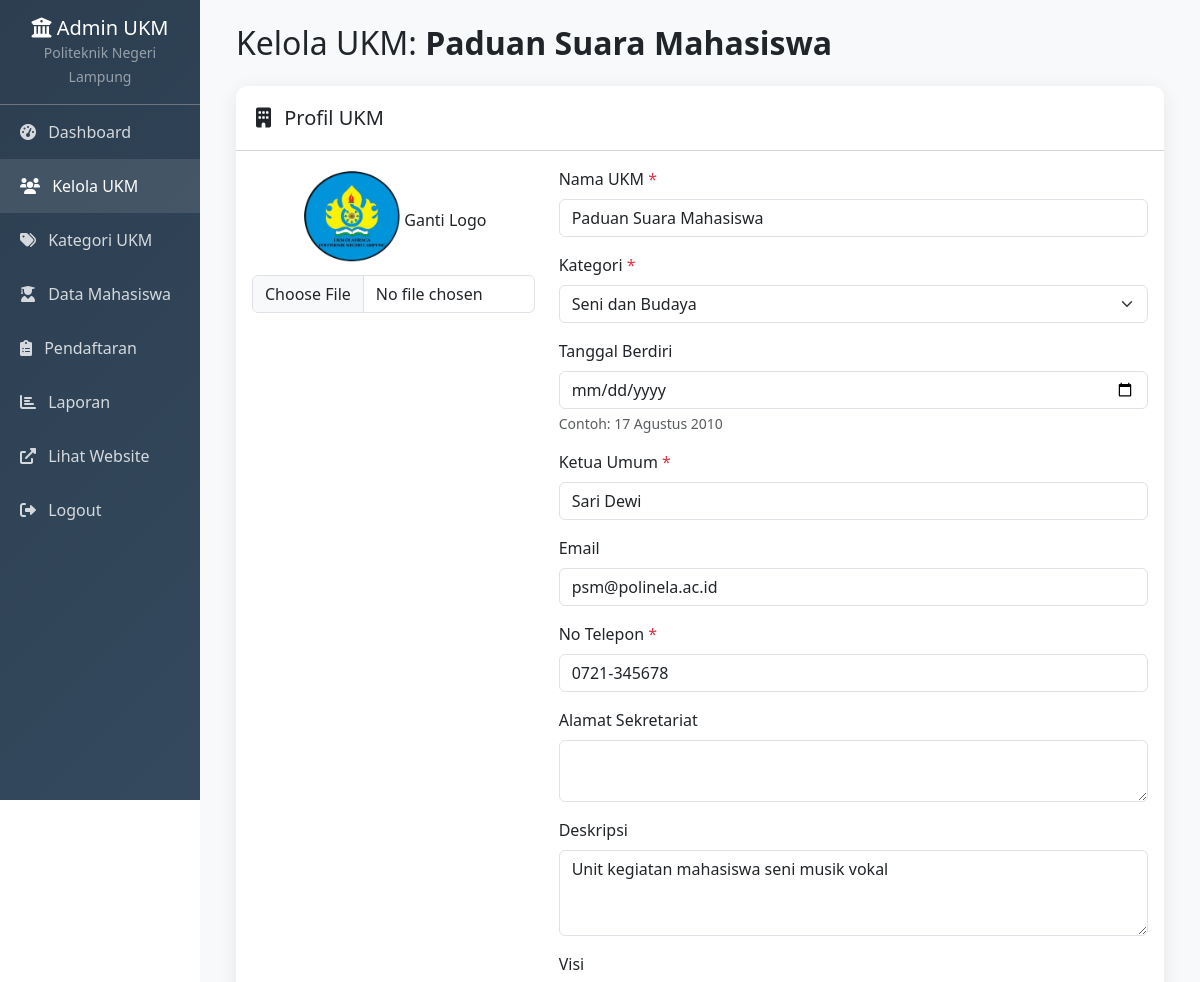
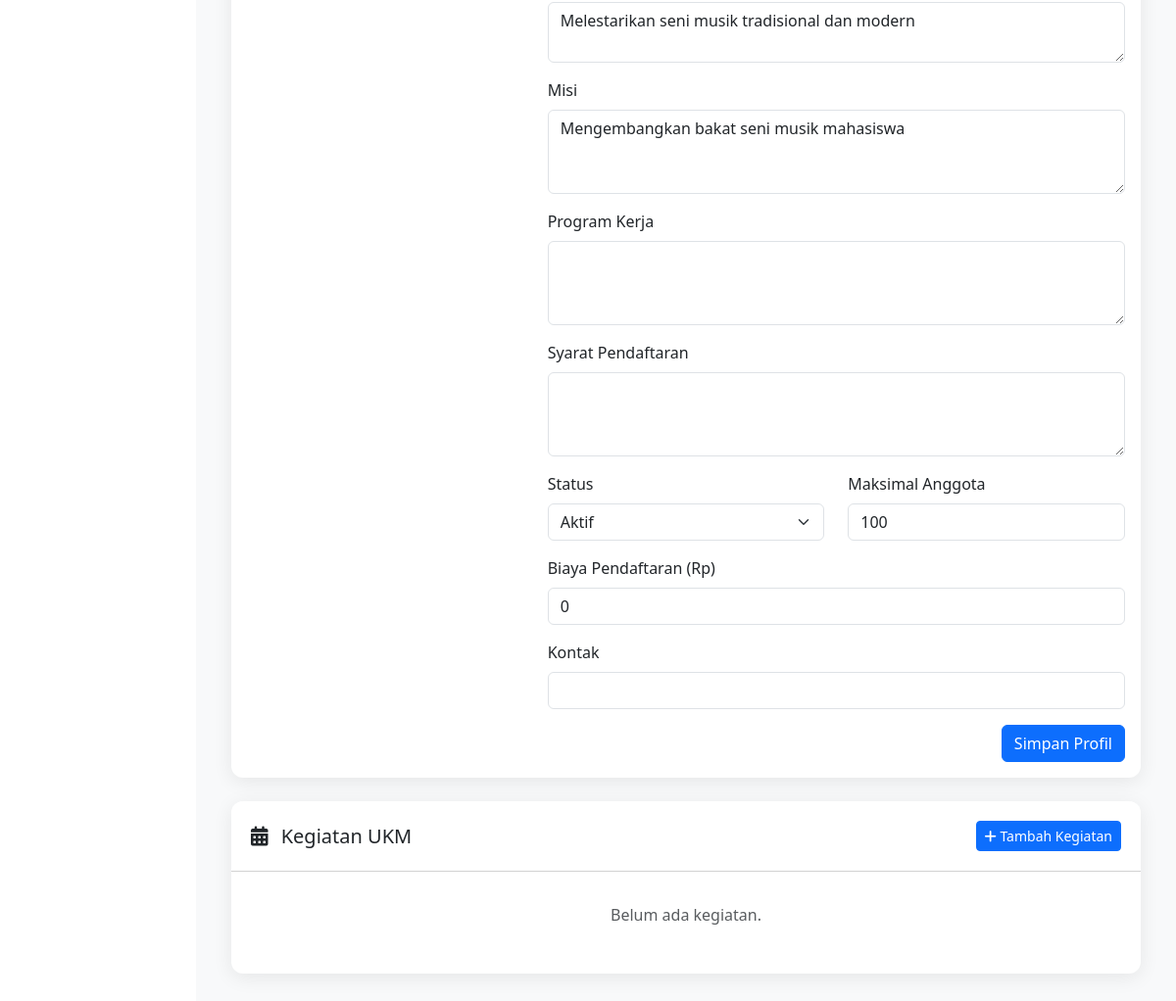
The app's page /admin/kelola_ukm.php (signed in) with its own data (2 pictures, top to bottom).
### tables this page shows
CREATE TABLE `ukm` (
  `id` int(11) NOT NULL,
  `nama_ukm` varchar(100) NOT NULL,
  `deskripsi` text DEFAULT NULL,
  `tahun_berdiri` date DEFAULT NULL,
  `kategori_id` int(11) DEFAULT NULL,
  `logo` varchar(255) DEFAULT NULL,
  `ketua_umum` varchar(100) DEFAULT NULL,
  `email` varchar(100) DEFAULT NULL,
  `no_telepon` varchar(20) DEFAULT NULL,
  `alamat_sekretariat` text DEFAULT NULL,
  `visi` text DEFAULT NULL,
  `misi` text DEFAULT NULL,
  `program_kerja` text DEFAULT NULL,
  `syarat_pendaftaran` text DEFAULT NULL,
  `status` enum('aktif','nonaktif') DEFAULT 'aktif',
  `max_anggota` int(11) DEFAULT 100,
  `biaya_pendaftaran` decimal(10,2) DEFAULT 0.00,
  `created_at` timestamp NOT NULL DEFAULT current_timestamp(),
  `updated_at` datetime DEFAULT NULL,
  `kontak` varchar(50) DEFAULT NULL,
  `admin_id` int(11) NOT NULL
);

CREATE TABLE `kategori_ukm` (
  `id` int(11) NOT NULL,
  `nama_kategori` varchar(100) NOT NULL,
  `deskripsi` text DEFAULT NULL,
  `created_at` timestamp NOT NULL DEFAULT current_timestamp()
);

### config/functions.php (called while the page is built, shortened)
<?php
function getAllKategoriUKM() {
    $db = (new Database())->getConnection();
    try {
        $stmt = $db->prepare("SELECT * FROM kategori_ukm ORDER BY nama_kategori");
        $stmt->execute();
        return $stmt->fetchAll(PDO::FETCH_ASSOC);
    } catch (PDOException $e) {
        return [];
    }
}

### admin/kelola_ukm.php (the view, shortened to what this page needs)
<?php
require_once '../config/functions.php';
$ukm_id = (int)$_SESSION['ukm_id'];
$database = new Database();
$db = $database->getConnection();
$stmt = $db->prepare("SELECT u.*, k.nama_kategori FROM ukm u LEFT JOIN kategori_ukm k ON u.kategori_id = k.id WHERE u.id = :ukm_id");
$stmt->bindParam(':ukm_id', $ukm_id, PDO::PARAM_INT);
$stmt->execute();
$ukm = $stmt->fetch(PDO::FETCH_ASSOC);
$kategori_list = getAllKategoriUKM();
$stmt_keg = $db->prepare("SELECT * FROM kegiatan_ukm WHERE ukm_id = :ukm_id ORDER BY tanggal_mulai DESC");
$stmt_keg->bindParam(':ukm_id', $ukm_id, PDO::PARAM_INT);
$stmt_keg->execute();
$kegiatan_list = $stmt_keg->fetchAll(PDO::FETCH_ASSOC);
?>
<!DOCTYPE html>
<html lang="id">
<head>
    <link href="https://cdn.jsdelivr.net/npm/bootstrap@5.3.0/dist/css/bootstrap.min.css" rel="stylesheet">
    <link href="https://cdnjs.cloudflare.com/ajax/libs/font-awesome/6.0.0/css/all.min.css" rel="stylesheet">
</head>
<body>
    <div class="container-fluid">
        <div class="row">
            <div class="col-md-3 col-lg-2 px-0">
                <div class="sidebar">
                    <div class="p-3 text-center border-bottom border-secondary">
                        <h5 class="text-white mb-0"><i class="fas fa-university"></i> Admin UKM</h5>
                        <small class="text-white-50">Politeknik Negeri Lampung</small>
                    </div>
                    <nav class="nav flex-column">
                        <a class="nav-link" href="dashboard.php"><i class="fas fa-tachometer-alt me-2"></i> Dashboard</a>
                        <a class="nav-link active" href="kelola_ukm.php"><i class="fas fa-users me-2"></i> Kelola UKM</a>
                        <a class="nav-link" href="kelola_kategori.php"><i class="fas fa-tags me-2"></i> Kategori UKM</a>
                        <a class="nav-link" href="kelola_mahasiswa.php"><i class="fas fa-user-graduate me-2"></i> Data Mahasiswa</a>
                        <a class="nav-link" href="kelola_pendaftaran.php"><i class="fas fa-clipboard-list me-2"></i> Pendaftaran</a>
                        <a class="nav-link" href="laporan.php"><i class="fas fa-chart-bar me-2"></i> Laporan</a>
                        <a class="nav-link" href="../index.php" target="_blank"><i class="fas fa-external-link-alt me-2"></i> Lihat Website</a>
                        <a class="nav-link" href="../auth/logout.php"><i class="fas fa-sign-out-alt me-2"></i> Logout</a>
                    </nav>
                </div>
            </div>
            <div class="col-md-9 col-lg-10 main-content">
                <div class="p-4">
                    <h2 class="mb-4">Kelola UKM: <strong><?= htmlspecialchars($ukm['nama_ukm']) ?></strong></h2>
                    <div class="card mb-4">
                        <div class="card-header bg-white">
                            <h5 class="mb-0"><i class="fas fa-building me-2"></i> Profil UKM</h5>
                        </div>
                        <div class="card-body">
                            <form method="POST" enctype="multipart/form-data">
                                <div class="row">
                                    <div class="col-md-4 text-center mb-3">
                                        <?php if (!empty($ukm['logo'])): ?>
                                            <img src="../uploads/<?= htmlspecialchars($ukm['logo']) ?>" class="logo-img mb-2" alt="Logo">
                                        <?php else: ?>
                                            <div class="logo-img bg-secondary d-flex align-items-center justify-content-center">
                                                <i class="fas fa-image text-white fa-2x"></i>
                                            </div>
                                        <?php endif; ?>
                                        <label class="form-label">Ganti Logo</label>
                                        <input type="file" class="form-control" name="logo" accept=".jpg,.jpeg,.png">
                                    </div>
                                    <div class="col-md-8">
                                        <div class="mb-3">
                                            <label class="form-label">Nama UKM <span class="text-danger">*</span></label>
                                            <input type="text" class="form-control" name="nama_ukm" value="<?= htmlspecialchars($ukm['nama_ukm']) ?>" required>
                                        </div>
                                        <div class="mb-3">
                                            <label class="form-label">Kategori <span class="text-danger">*</span></label>
                                            <select class="form-select" name="kategori_id" required>
                                                <?php foreach ($kategori_list as $k): ?>
                                                    <option value="<?= $k['id'] ?>" <?= $k['id'] == $ukm['kategori_id'] ? 'selected' : '' ?>>
                                                        <?= htmlspecialchars($k['nama_kategori']) ?>
                                                    </option>
                                                <?php endforeach; ?>
                                            </select>
                                        </div>
                                        <div class="mb-3">
                                            <label class="form-label">Tanggal Berdiri</label>
                                            <input type="date" class="form-control" name="tahun_berdiri"
                                                   value="<?= !empty($ukm['tahun_berdiri']) ? htmlspecialchars($ukm['tahun_berdiri']) : '' ?>"
                                                   max="<?= date('Y-m-d') ?>">
                                            <div class="form-text">Contoh: 17 Agustus 2010</div>
                                        </div>
                                        <div class="mb-3">
                                            <label class="form-label">Ketua Umum <span class="text-danger">*</span></label>
                                            <input type="text" class="form-control" name="ketua_umum" value="<?= htmlspecialchars($ukm['ketua_umum']) ?>" required>
                                        </div>
                                        <div class="mb-3">
                                            <label class="form-label">Email</label>
                                            <input type="email" class="form-control" name="email" value="<?= htmlspecialchars($ukm['email']) ?>">
                                        </div>
                                        <div class="mb-3">
                                            <label class="form-label">No Telepon <span class="text-danger">*</span></label>
                                            <input type="text" class="form-control" name="no_telepon" value="<?= htmlspecialchars($ukm['no_telepon']) ?>" required>
                                        </div>
                                        <div class="mb-3">
                                            <label class="form-label">Alamat Sekretariat</label>
                                            <textarea class="form-control" name="alamat_sekretariat" rows="2"><?= htmlspecialchars($ukm['alamat_sekretariat']) ?></textarea>
                                        </div>
                                        <div class="mb-3">
                                            <label class="form-label">Deskripsi</label>
                                            <textarea class="form-control" name="deskripsi" rows="3"><?= htmlspecialchars($ukm['deskripsi']) ?></textarea>
                                        </div>
                                        <div class="mb-3">
                                            <label class="form-label">Visi</label>
                                            <textarea class="form-control" name="visi" rows="2"><?= htmlspecialchars($ukm['visi']) ?></textarea>
                                        </div>
                                        <div class="mb-3">
                                            <label class="form-label">Misi</label>
                                            <textarea class="form-control" name="misi" rows="3"><?= htmlspecialchars($ukm['misi']) ?></textarea>
                                        </div>
                                        <div class="mb-3">
                                            <label class="form-label">Program Kerja</label>
                                            <textarea class="form-control" name="program_kerja" rows="3"><?= htmlspecialchars($ukm['program_kerja']) ?></textarea>
                                        </div>
                                        <div class="mb-3">
                                            <label class="form-label">Syarat Pendaftaran</label>
                                            <textarea class="form-control" name="syarat_pendaftaran" rows="3"><?= htmlspecialchars($ukm['syarat_pendaftaran']) ?></textarea>
                                        </div>
                                        <div class="row">
                                            <div class="col-md-6 mb-3">
                                                <label class="form-label">Status</label>
                                                <select class="form-select" name="status">
                                                    <option value="aktif" <?= $ukm['status'] == 'aktif' ? 'selected' : '' ?>>Aktif</option>
                                                </select>
                                            </div>
                                            <div class="col-md-6 mb-3">
                                                <label class="form-label">Maksimal Anggota</label>
                                                <input type="number" class="form-control" name="max_anggota" value="<?= (int)$ukm['max_anggota'] ?>">
                                            </div>
                                        </div>
                                        <div class="mb-3">
                                            <label class="form-label">Biaya Pendaftaran (Rp)</label>
                                            <input type="number" step="0.01" class="form-control" name="biaya_pendaftaran" value="<?= (float)$ukm['biaya_pendaftaran'] ?>">
                                        </div>
                                        <div class="mb-3">
                                            <label class="form-label">Kontak</label>
                                            <input type="text" class="form-control" name="kontak" value="<?= htmlspecialchars($ukm['kontak']) ?>">
                                        </div>
                                    </div>
                                </div>
                                <div class="text-end">
                                    <button type="submit" class="btn btn-primary">Simpan Profil</button>
                                </div>
                            </form>
                        </div>
                    </div>
                    <div class="card">
                        <div class="card-header bg-white d-flex justify-content-between align-items-center">
                            <h5 class="mb-0"><i class="fas fa-calendar-alt me-2"></i> Kegiatan UKM</h5>
                            <button class="btn btn-sm btn-primary" data-bs-toggle="modal" data-bs-target="#modalTambahKegiatan">
                                <i class="fas fa-plus"></i> Tambah Kegiatan
                            </button>
                        </div>
                        <div class="card-body">
                            <?php if (empty($kegiatan_list)): ?>
                                <p class="text-muted text-center py-3">Belum ada kegiatan.</p>
                            <?php endif; ?>
                        </div>
                    </div>
                </div>
            </div>
        </div>
    </div>
</body>
</html>

### admin/kelola_ukm.php (style rules this page uses)
.sidebar { min-height: 100vh; background: linear-gradient(135deg, #2c3e50, #34495e); }
.sidebar .nav-link { color: rgba(255,255,255,0.8); padding: 15px 20px; }
.sidebar .nav-link:hover, .sidebar .nav-link.active { background: rgba(255,255,255,0.1); color: white; }
.main-content { background: #f8f9fa; min-height: 100vh; }
.logo-img { width: 100px; height: 100px; object-fit: cover; border-radius: 10px; }
.card { border: none; border-radius: 12px; box-shadow: 0 4px 20px rgba(0,0,0,0.08); margin-bottom: 24px; }
.card-header { border-radius: 12px 12px 0 0 !important; padding: 1.25rem; }

### records on screen
ukm: nama_ukm "Paduan Suara Mahasiswa", logo (picture), kategori_id "Seni dan Budaya", ketua_umum "Sari Dewi", email "psm@polinela.ac.id", no_telepon "0721-345678", deskripsi "Unit kegiatan mahasiswa seni musik vokal", visi "Melestarikan seni musik tradisional dan modern", misi "Mengembangkan bakat seni musik mahasiswa", status "Aktif", max_anggota "100", biaya_pendaftaran "0"
